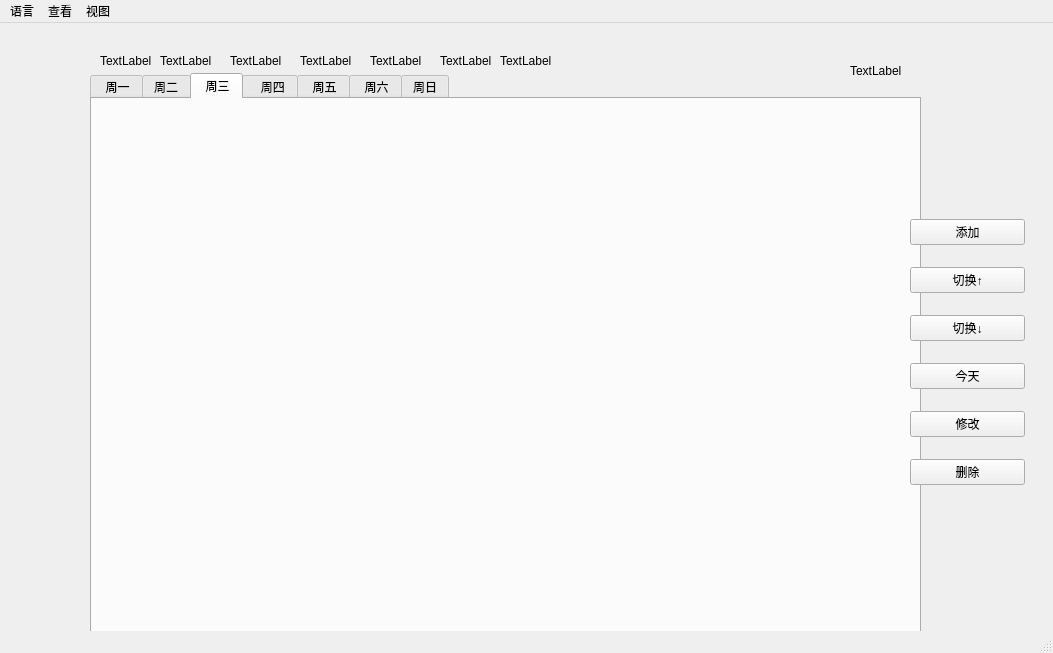
<?xml version="1.0" encoding="UTF-8"?>
<ui version="4.0">
 <class>MainWindow</class>
 <widget class="QMainWindow" name="MainWindow">
  <property name="geometry">
   <rect>
    <x>0</x>
    <y>0</y>
    <width>1053</width>
    <height>653</height>
   </rect>
  </property>
  <property name="windowTitle">
   <string>日程安排</string>
  </property>
  <widget class="QWidget" name="centralwidget">
   <widget class="QTabWidget" name="tabWidget">
    <property name="geometry">
     <rect>
      <x>90</x>
      <y>50</y>
      <width>831</width>
      <height>571</height>
     </rect>
    </property>
    <property name="currentIndex">
     <number>2</number>
    </property>
    <widget class="QWidget" name="tab">
     <attribute name="title">
      <string> 周一</string>
     </attribute>
    </widget>
    <widget class="QWidget" name="tab_2">
     <attribute name="title">
      <string>周二</string>
     </attribute>
    </widget>
    <widget class="QWidget" name="tab_3">
     <property name="enabled">
      <bool>true</bool>
     </property>
     <attribute name="title">
      <string> 周三</string>
     </attribute>
    </widget>
    <widget class="QWidget" name="tab_4">
     <attribute name="title">
      <string>  周四</string>
     </attribute>
    </widget>
    <widget class="QWidget" name="tab_5">
     <attribute name="title">
      <string> 周五</string>
     </attribute>
    </widget>
    <widget class="QWidget" name="tab_6">
     <attribute name="title">
      <string> 周六</string>
     </attribute>
    </widget>
    <widget class="QWidget" name="tab_7">
     <attribute name="title">
      <string>周日</string>
     </attribute>
    </widget>
   </widget>
   <widget class="QWidget" name="widget_3" native="true">
    <property name="geometry">
     <rect>
      <x>910</x>
      <y>180</y>
      <width>115</width>
      <height>301</height>
     </rect>
    </property>
    <layout class="QVBoxLayout" name="verticalLayout">
     <item>
      <widget class="QPushButton" name="addBtn">
       <property name="text">
        <string>添加</string>
       </property>
      </widget>
     </item>
     <item>
      <widget class="QPushButton" name="upBtn">
       <property name="text">
        <string>切换↑</string>
       </property>
      </widget>
     </item>
     <item>
      <widget class="QPushButton" name="downBtn">
       <property name="text">
        <string>切换↓</string>
       </property>
      </widget>
     </item>
     <item>
      <widget class="QPushButton" name="impBtn">
       <property name="text">
        <string>今天</string>
       </property>
      </widget>
     </item>
     <item>
      <widget class="QPushButton" name="modBtn">
       <property name="text">
        <string>修改</string>
       </property>
      </widget>
     </item>
     <item>
      <widget class="QPushButton" name="delBtn">
       <property name="text">
        <string>删除</string>
       </property>
      </widget>
     </item>
    </layout>
   </widget>
   <widget class="QLabel" name="label">
    <property name="geometry">
     <rect>
      <x>100</x>
      <y>30</y>
      <width>51</width>
      <height>16</height>
     </rect>
    </property>
    <property name="text">
     <string>TextLabel</string>
    </property>
   </widget>
   <widget class="QLabel" name="label_2">
    <property name="geometry">
     <rect>
      <x>160</x>
      <y>30</y>
      <width>51</width>
      <height>16</height>
     </rect>
    </property>
    <property name="text">
     <string>TextLabel</string>
    </property>
   </widget>
   <widget class="QLabel" name="label_3">
    <property name="geometry">
     <rect>
      <x>230</x>
      <y>30</y>
      <width>51</width>
      <height>16</height>
     </rect>
    </property>
    <property name="text">
     <string>TextLabel</string>
    </property>
   </widget>
   <widget class="QLabel" name="label_4">
    <property name="geometry">
     <rect>
      <x>300</x>
      <y>30</y>
      <width>51</width>
      <height>16</height>
     </rect>
    </property>
    <property name="text">
     <string>TextLabel</string>
    </property>
   </widget>
   <widget class="QLabel" name="label_5">
    <property name="geometry">
     <rect>
      <x>370</x>
      <y>30</y>
      <width>51</width>
      <height>16</height>
     </rect>
    </property>
    <property name="text">
     <string>TextLabel</string>
    </property>
   </widget>
   <widget class="QLabel" name="label_6">
    <property name="geometry">
     <rect>
      <x>440</x>
      <y>30</y>
      <width>51</width>
      <height>16</height>
     </rect>
    </property>
    <property name="text">
     <string>TextLabel</string>
    </property>
   </widget>
   <widget class="QLabel" name="label_7">
    <property name="geometry">
     <rect>
      <x>500</x>
      <y>30</y>
      <width>51</width>
      <height>16</height>
     </rect>
    </property>
    <property name="text">
     <string>TextLabel</string>
    </property>
   </widget>
   <widget class="QLabel" name="monthLabel">
    <property name="geometry">
     <rect>
      <x>850</x>
      <y>40</y>
      <width>72</width>
      <height>15</height>
     </rect>
    </property>
    <property name="text">
     <string>TextLabel</string>
    </property>
   </widget>
  </widget>
  <widget class="QMenuBar" name="menubar">
   <property name="geometry">
    <rect>
     <x>0</x>
     <y>0</y>
     <width>1053</width>
     <height>26</height>
    </rect>
   </property>
   <widget class="QMenu" name="menu">
    <property name="title">
     <string>语言</string>
    </property>
    <addaction name="action111"/>
    <addaction name="actionEnglish"/>
   </widget>
   <widget class="QMenu" name="menu_2">
    <property name="title">
     <string>查看</string>
    </property>
    <addaction name="actionAllTask"/>
    <addaction name="actionFinishedTask"/>
   </widget>
   <widget class="QMenu" name="menu_3">
    <property name="title">
     <string>视图</string>
    </property>
    <addaction name="actiony"/>
   </widget>
   <addaction name="menu"/>
   <addaction name="menu_2"/>
   <addaction name="menu_3"/>
  </widget>
  <widget class="QStatusBar" name="statusbar"/>
  <action name="action111">
   <property name="text">
    <string>简体中文</string>
   </property>
  </action>
  <action name="actionEnglish">
   <property name="text">
    <string>English</string>
   </property>
  </action>
  <action name="actionAllTask">
   <property name="text">
    <string>总任务栏</string>
   </property>
  </action>
  <action name="actionFinishedTask">
   <property name="text">
    <string>已完成任务</string>
   </property>
  </action>
  <action name="actionz">
   <property name="text">
    <string>周视图</string>
   </property>
  </action>
  <action name="actiony">
   <property name="text">
    <string>月视图</string>
   </property>
  </action>
 </widget>
 <resources/>
 <connections/>
</ui>
